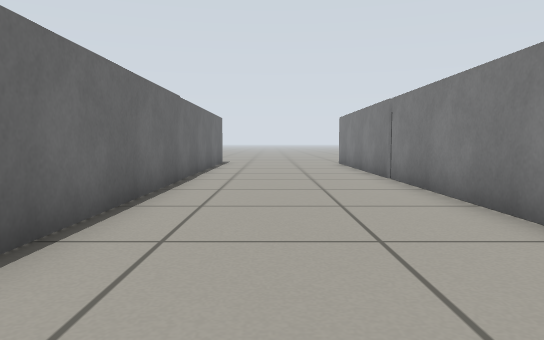
view 1 (above)

16 first-person views from a walk through a world built for the Gazebo simulator. The camera is 0.45 m above the floor, tilts 4° down and sees 70° across. The floor is counted in squares, 0.5 m on a side. Each view is taken from the middle of a square. On the plan, view 1 faces up. The plan holds only what a view shows up to about 13 squares ahead; the rest is blank.

view 2
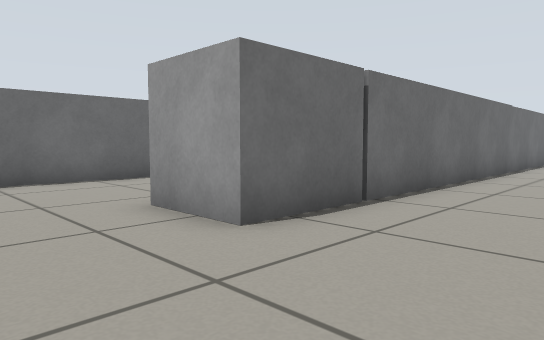

view 3
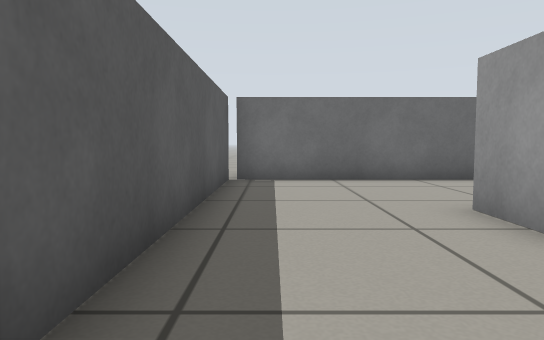

view 4
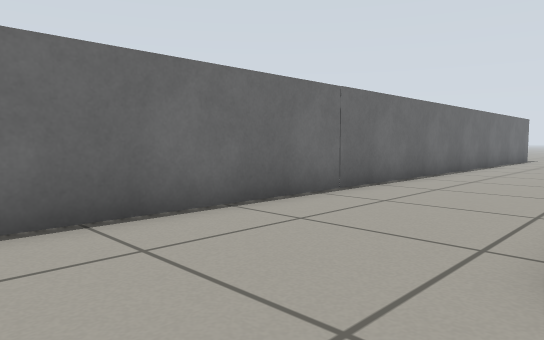

view 5
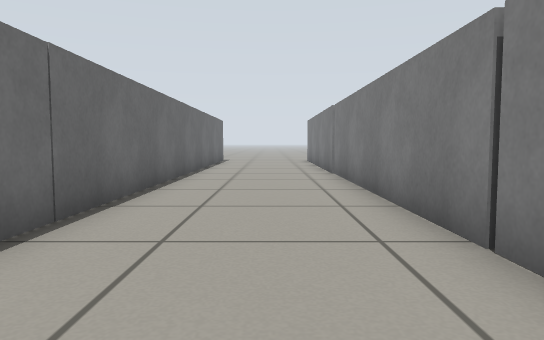

view 6
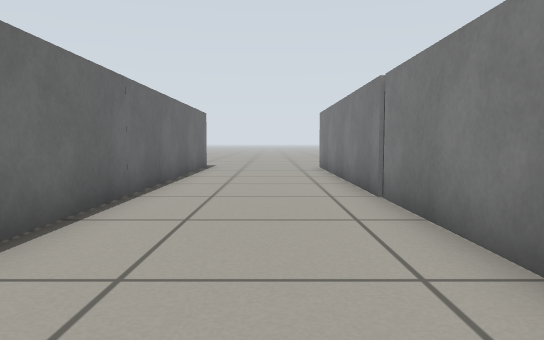

view 7
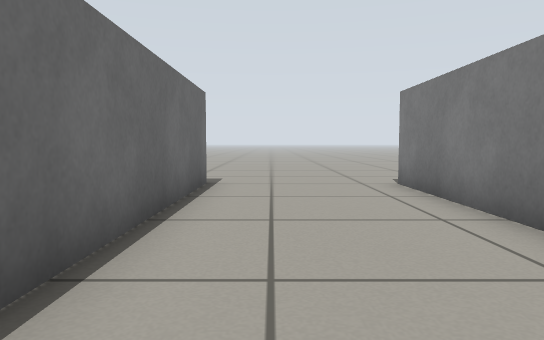

view 8
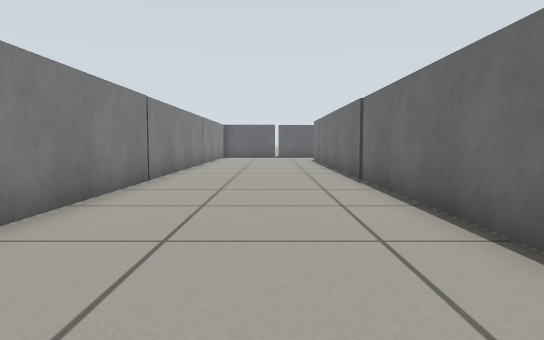

view 9
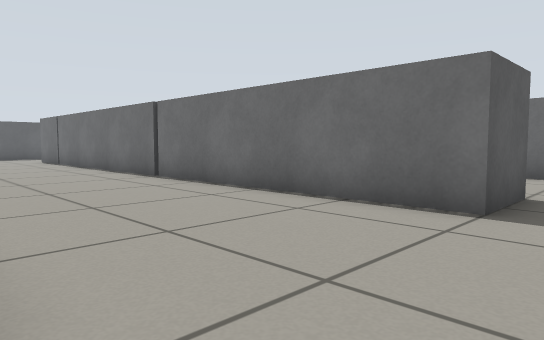

view 10
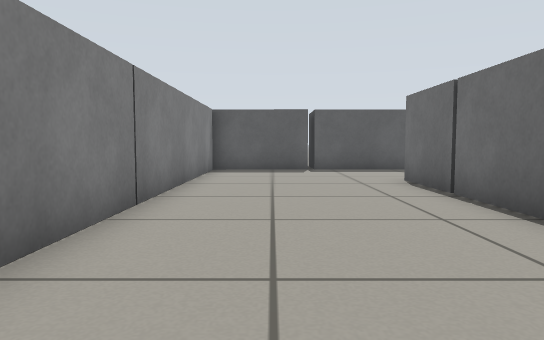

view 11
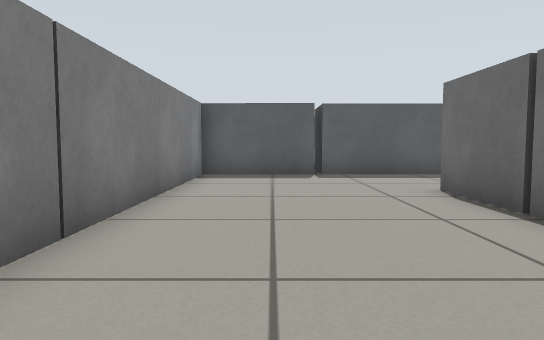

view 12
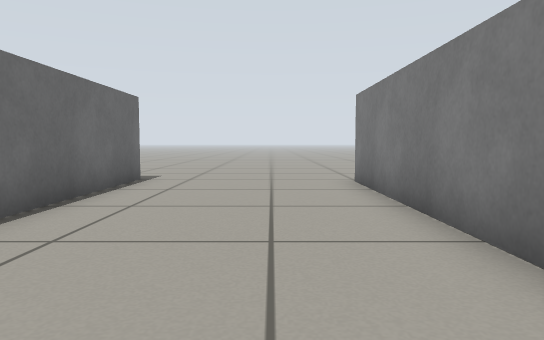

view 13
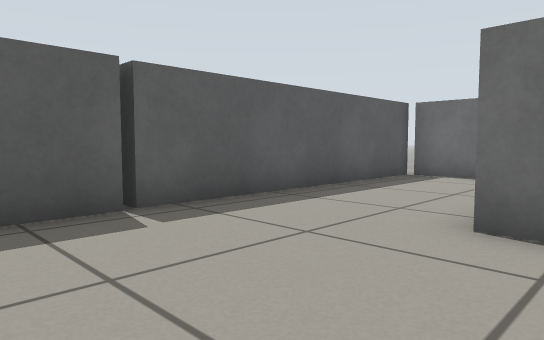

view 14
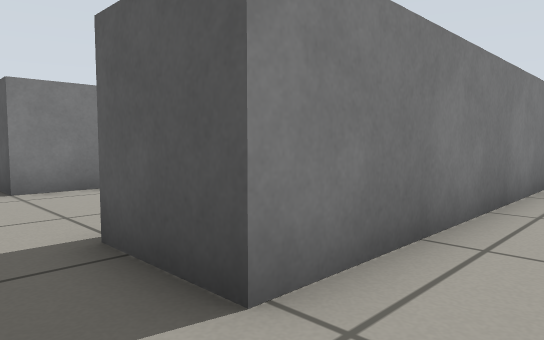

view 15
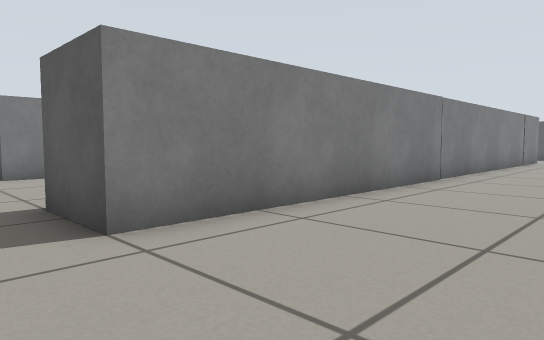

view 16
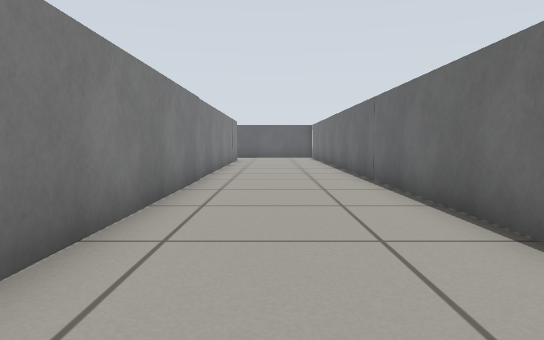

### Floor plan
Key: @ floor where view 1 was taken; . floor; B grey box.
Columns run from 12 left of view 1 to 3 right of it. Each row starts with its distance up from view 1.
 19 . ..............
 18  ...............
 17 ..BB....BBB....B
 16 ..BB....B B....B
 15  .BB....B B....B
 14  .BB....B B....B
 13  .BB....B B....B
 12  .BB....B B....B
 11  .BB....B B....B
 10   BB....B B....B
  9    B....B B....B
  8    B....B B....B
  7    B....B B....B
  6    B....B B....B
  5    B....B B....B
  4    B....B B....B
  3    B....B B....B
  2    B....B B....B
  1    B....B B....B
  0    B....  B.@..B
 -1    B....BBB....B
 -2    B...........B
 -3    B...........B
 -4    B...........B
 -5    BBBBBBBBBBBBB
 -6             B
 -7             B

Positions as (right, up) in squares from view 1, and headings:
1: (0, 0), facing up
2: (1, -4), facing up-left
3: (1, -4), facing left
4: (-4, -4), facing up-left
5: (-6, -2), facing up
6: (-6, 3), facing up
7: (-7, 9), facing up
8: (0, 19), facing down
9: (3, 19), facing down-left
10: (1, 8), facing down
11: (1, 6), facing down
12: (1, 8), facing up
13: (2, 0), facing down-left
14: (-12, 19), facing down-right
15: (-8, 19), facing down-right
16: (-6, 19), facing down
